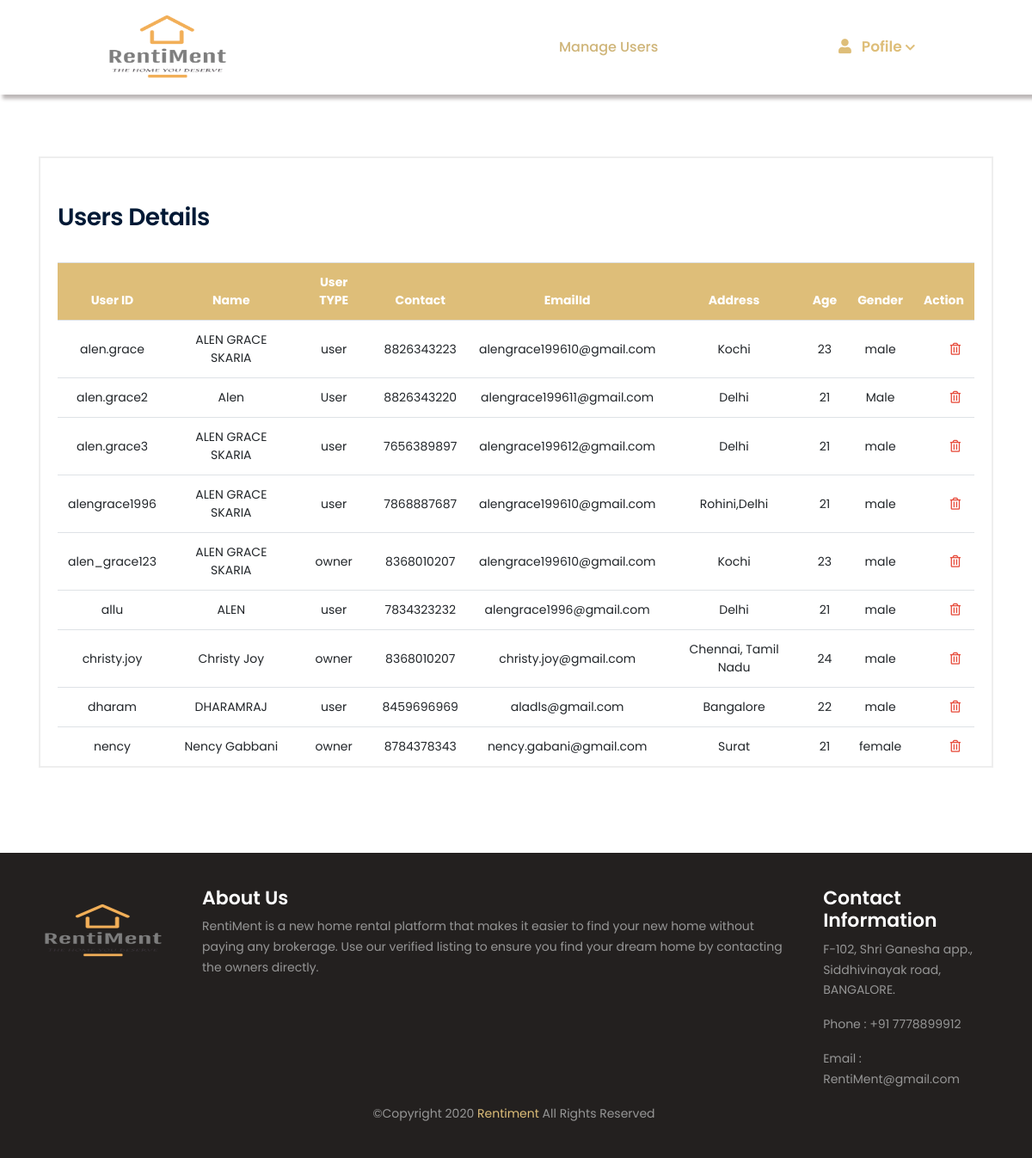
/dummy_admin/admin-manage-users.php (signed in), run on the app's committed database.
### tables this page shows
CREATE TABLE IF NOT EXISTS `registration` (
  `Name` varchar(50) NOT NULL,
  `Address` varchar(100) NOT NULL,
  `Gender` varchar(10) NOT NULL,
  `Contact` bigint(15) NOT NULL,
  `Age` int(3) NOT NULL,
  `Email` varchar(50) NOT NULL,
  `User_Type` varchar(25) NOT NULL,
  `User_id` varchar(25) NOT NULL,
  `Password` varchar(30) NOT NULL,
  `Reg_date` date NOT NULL,
  `Pro_pic` longblob,
  `path` varchar(350) NOT NULL,
  PRIMARY KEY (`User_id`)
);

### dummy_admin/admin-manage-users.php (the view, shortened to what this page needs)
<?php include("admin-header.php"); ?>
<section class="section-padding">
  <div class="container">
    <div class="row">
      <div class="col-md-12">
          <div class="user-dashboard-info-box pb-0 ">
            <div class="row mb-12">
              <div class="col-md-12 col-sm-12 col-lg-12 d-flex align-items-center">
                <div class="section-title ">
                  <h2 class="title header-text">Users Details</h2>
                </div>
              </div>
            </div>
              <?php
              $user_details = mysqli_query($con,"SELECT * FROM registration");
              echo '<table class = "table manage-users-top mb-0">
                          <thead class="bg-color" align = "center">
                              <tr >
                                <th>User ID</th>
                                <th>Name</th>
                                <th>User TYPE</th>
                                <th>Contact</th>
                                <th>EmailId</th>
                                <th>Address</th>
                                <th>Age</th>
                                <th>Gender</th>
                                <th>Action</th>
                              </tr>
                            </thead> ';
                    while($row = mysqli_fetch_array($user_details))
                    {
                      echo '<tr class="candidates-list" align = "center">';
                          echo "<td>" . $row['User_id'] . "</td>";
                          echo "<td>" . $row['Name'] . "</td>";
                          echo "<td>" . $row['User_Type'] . "</td>";
                          echo "<td>" . $row['Contact'] . "</td>";
                          echo "<td>" . $row['Email'] . "</td>";
                          echo "<td>" . $row['Address'] ."</td>";
                          echo "<td>" . $row['Age'] . "</td>";
                          echo "<td>" . $row['Gender'] . "</td>";
                          echo '<td>
                                  <ul class="list-unstyled mb-0 d-flex justify-content-end">
                                    <!--<li><a href="admin-edit-user.php?id=' . $row["User_id"] . '"
                                      class="text-info" data-toggle="tooltip" title="" data-original-title="Edit"><i class="fas fa-pencil-alt"></i>
                                        </a>
                                    </li>-->
                                     <li><a href="admin-delete-user.php?id=' . $row["User_id"] . '" onclick = "return checkDelete()"
                                       class="text-danger" data-toggle="tooltip" title="" data-original-title="Delete"><i class="far fa-trash-alt"></i>
                                       </a>
                                     </li>
                                  </ul>
                                </td> ';
                       echo "</tr>";
                    }
              echo "</table>";
              ?>
          </div>
          <br>
      </div>
    </div>
  </div>
</section>
<?php include("admin-footer.php"); ?>

### dummy_admin/admin-header.php (shortened to what this page needs)
<!DOCTYPE html>
<html lang="en">
<head>
    <link rel="stylesheet" href="css/font-awesome/all.min.css" />
    <link rel="stylesheet" href="css/flaticon/flaticon.css" />
    <link rel="stylesheet" href="css/bootstrap/bootstrap.min.css" />
    <link rel="stylesheet" href="css/apexcharts/apexcharts.css" />
    <link rel="stylesheet" href="css/style.css" />
</head>
<body>
<?php include("admin-navigation.php"); ?>

### dummy_admin/admin-navigation.php (shortened to what this page needs)
<header class="header header-transparent">
  <nav class="navbar navbar-static-top navbar-expand-lg header-sticky">
    <div class="container-fluid">
      <a class="navbar-brand" href="admin-index.php">
       <img src="images/logo2.png" style="width:150px; height:120px; margin-top:-30px" alt="logo">
      </a>
      <div class="navbar-collapse collapse justify-content-start">
        <ul class="nav navbar-nav">
          <li >
            <a class="nav-link" href="admin-manage-users.php" id="navbarDropdown" role="button" aria-haspopup="true" aria-expanded="false" style="color:#cfb579; padding-left: 150px;">Manage Users</a>
          </li>
        </ul>
        <div class="add-listing"  >
            <div class="nav-item dropdown">
              <a class="nav-link" href="#" id="navbarDropdown" role="button" data-toggle="dropdown" aria-haspopup="true" aria-expanded="false" style="color: #debe79; font-weight: 600; font-size: 17px;">
                  <i class="far fa-user pr-2" style="color: #debe79; font-weight: 600; font-size: 17px;"></i> Pofile <i class="fas fa-chevron-down fa-xs"></i></a>
            </div>
        </div>
      </div>
  </nav>
</header>
<div style="padding-top: 82px;"> </div>

### dummy_admin/admin-footer.php (shortened to what this page needs)
<footer class="footer mt-5 mt-md-5 pt-0">
    <div class="footer-bottom bg-footer">
      <div class="container">
        <div class="row">
          <div class="col-md-6 col-lg-12">
            <div class="d-flex justify-content-md-start justify-content-center">
              <ul class="list-unstyled d-flex mb-0">
                <li><img src="images/logo2.png" style="width:150px; height:100px;" alt="logo"></li>
                <li style="padding-left:30px;"> <h4 style="color:#fff;">About Us</h4>
                  <p>RentiMent is a new home rental platform that makes it easier to find your new home without paying any brokerage. Use our verified listing to ensure you find your dream home by contacting the owners directly.</p>
                  </li>
                <li style="padding-left:30px;"><h4 style="color:#fff;">Contact Information</h4>
                  <p> F-102, Shri Ganesha app., Siddhivinayak road, BANGALORE.</p>
                  <p>Phone : +91 7778899912</p>
                  <p>Email : RentiMent@gmail.com</p></li>
              </ul>
            </div>
          </div>
		  </div>
		  <div class="row">
          <div class="col-md-6 col-lg-12 text-center mt-4 mt-md-0" style="padding-left:10px;">
            <p class="mb-0"> &copy;Copyright <span id="copyright"> </span> <a href="#"> Rentiment </a> All Rights Reserved </p>
          </div>
        </div>
      </div>
    </div>
</footer>
</body>
</html>

### dummy_admin/admin-navigation.php (style rules this page uses)
.header .container-fluid { padding: 0 120px; background-color: #fff; -webkit-box-align: initial; -ms-flex-align: initial; align-items: initial; height: 110px; box-shadow: 4px 4px 4px 1px #bdb8b8; }
.header-text { text-align:center; }
.section-title .title:before { background-color:#fff; }
.bg-color { background-color: #debe79; color: #fff; }
a { color:#debe79; }
.bg-footer { background-color: #23201f; font-size: 14px; }

### data on the page
registration: User_id "alen.grace", Name "ALEN GRACE SKARIA", User_Type "user", Contact "8826343223", Email "alengrace199610@gmail.com", Address "Kochi", Age "23", Gender "male"
registration: User_id "alen.grace2", Name "Alen", User_Type "User", Contact "8826343220", Email "alengrace199611@gmail.com", Address "Delhi", Age "21", Gender "Male"
registration: User_id "alen.grace3", Name "ALEN GRACE SKARIA", User_Type "user", Contact "7656389897", Email "alengrace199612@gmail.com", Address "Delhi", Age "21", Gender "male"
registration: User_id "alengrace1996", Name "ALEN GRACE SKARIA", User_Type "user", Contact "7868887687", Email "alengrace199610@gmail.com", Address "Rohini,Delhi", Age "21", Gender "male"
registration: User_id "alen_grace123", Name "ALEN GRACE SKARIA", User_Type "owner", Contact "8368010207", Email "alengrace199610@gmail.com", Address "Kochi", Age "23", Gender "male"
registration: User_id "allu", Name "ALEN", User_Type "user", Contact "7834323232", Email "alengrace1996@gmail.com", Address "Delhi", Age "21", Gender "male"
registration: User_id "christy.joy", Name "Christy Joy", User_Type "owner", Contact "8368010207", Email "christy.joy@gmail.com", Address "Chennai, Tamil Nadu", Age "24", Gender "male"
registration: User_id "dharam", Name "DHARAMRAJ", User_Type "user", Contact "8459696969", Email "aladls@gmail.com", Address "Bangalore", Age "22", Gender "male"
registration: User_id "nency", Name "Nency Gabbani", User_Type "owner", Contact "8784378343", Email "nency.gabani@gmail.com", Address "Surat", Age "21", Gender "female"
